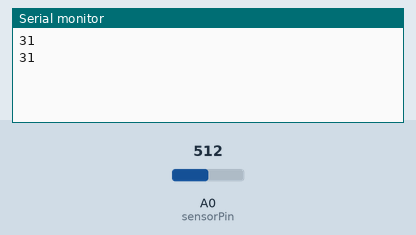
Simulated run of this sketch. Board: Arduino Uno, built with avr-gcc and run on an emulated ATmega328P. On the bench: the last lines printed to the serial monitor. The inputs (shaded band) are chosen by the test bench; at power-on: A0 (sensorPin) = 512.

Above: at 5.8 s.
5.9 s: A0 (sensorPin) set to 716
At 10.8 s:
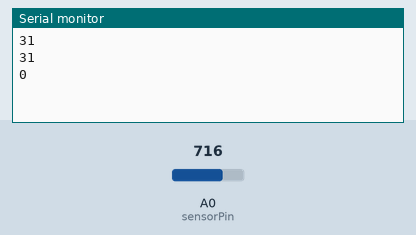
11.9 s: A0 (sensorPin) set to 511
At 15.8 s:
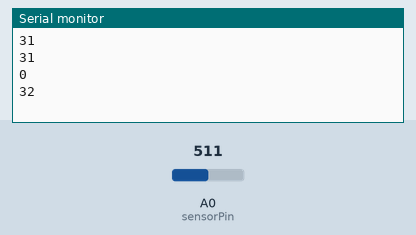
Timing chart, 0 to 17.3 s (numbered marks = the images above; inputs shaded):
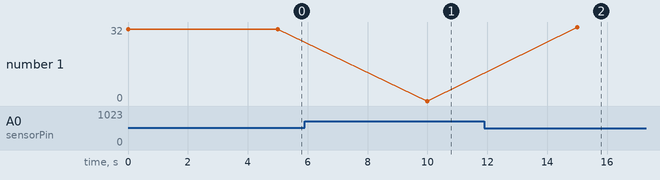

The sketch:

SoilMoistureSensor_Roblox.ino
```cpp
// Soil Moisture Sensor - Arduino Uno (Roblox bridge version)
// Wiring: Sensor VCC -> 5V, Sensor GND -> GND, Sensor AOUT -> A0
//
// Only prints the moisture percentage, one number per line, so the
// Python bridge script can read it with zero parsing hassle.

const int sensorPin = A0;

// Your calibrated values from the earlier calibration step
const int dryValue = 620;   // raw reading in dry air
const int wetValue = 280;   // raw reading fully in water

void setup() {
  Serial.begin(9600);
}

void loop() {
  int rawValue = analogRead(sensorPin);

  int moisturePercent = map(rawValue, dryValue, wetValue, 0, 100);
  moisturePercent = constrain(moisturePercent, 0, 100);

  Serial.println(moisturePercent); // just the number, nothing else

  delay(5000); // send a reading every 5 seconds
}
```

Measured:
- after the input at 5.9 s, the serial monitor: prints a new line after 4.1 s (image 1)
- after the input at 11.9 s, the serial monitor: prints a new line after 3.1 s (image 2)
- plotted number 1: 31 → 0 after the input at 5.9 s, 0 → 32 after the input at 11.9 s
